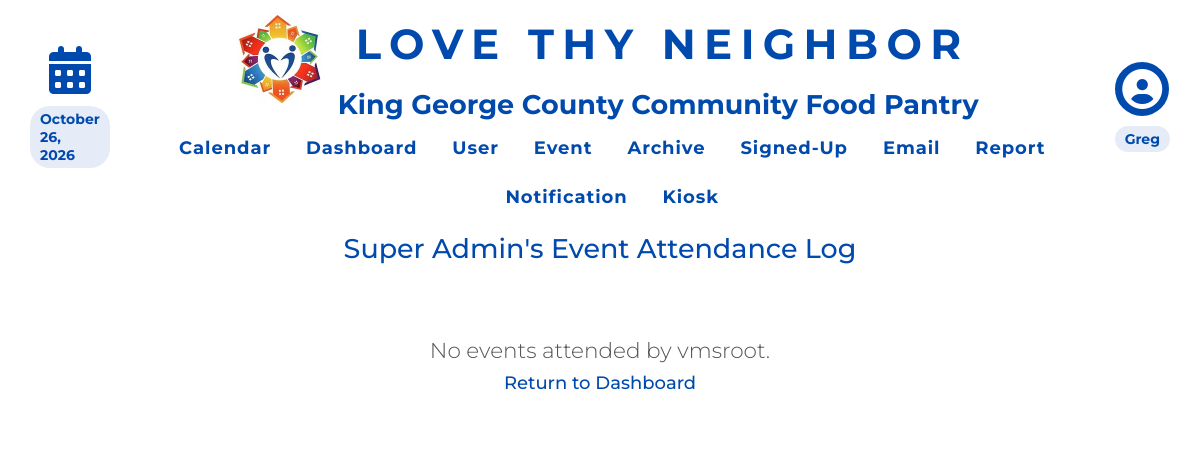
The app's page /eventList.php?username=vmsroot (signed in), older data.
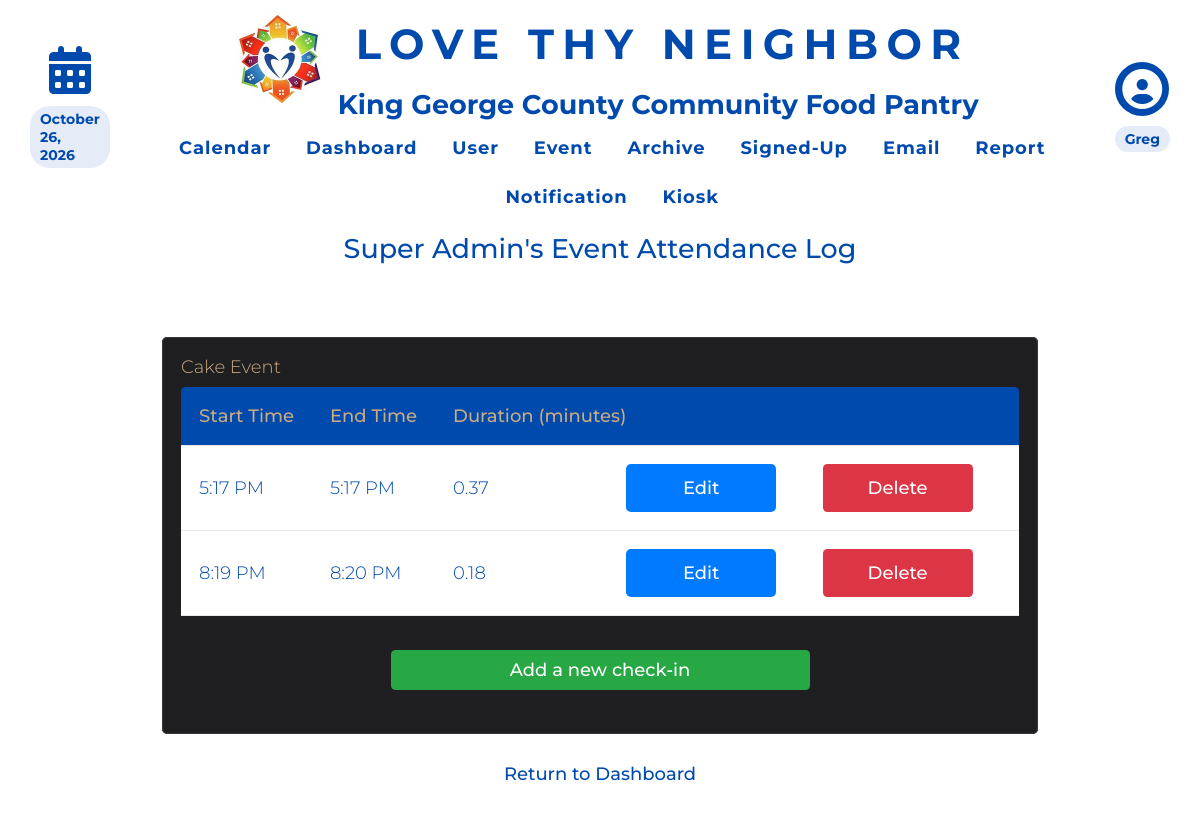
The same page, newer data.
### tables this page shows
CREATE TABLE `dbevents` (
  `id` int NOT NULL AUTO_INCREMENT,
  `name` text NOT NULL,
  `date` char(10) NOT NULL,
  `startTime` char(5) NOT NULL,
  `endTime` char(5) NOT NULL,
  `description` text NOT NULL,
  `capacity` int NOT NULL,
  `location` text,
  `archived` tinyint DEFAULT NULL,
  PRIMARY KEY (`id`)
);

CREATE TABLE `dbpersonhours` (
  `personID` varchar(256) NOT NULL,
  `eventID` int NOT NULL,
  `roleID` int NOT NULL,
  `start_time` timestamp NULL DEFAULT NULL,
  `end_time` timestamp NULL DEFAULT NULL,
  PRIMARY KEY (`personID`,`eventID`,`roleID`),
  KEY `FkpersonID2` (`personID`),
  KEY `FKeventID3` (`eventID`),
  KEY `FKroleID4` (`roleID`)
);

### database/dbPersons.php (called while the page is built, shortened)
<?php
include_once(dirname(__FILE__) . '/../domain/Person.php');
function retrieve_person($id) {
    $con = connect();
    $query = "SELECT * FROM dbpersons WHERE id = ?";
    $stmt = mysqli_prepare($con, $query);
    mysqli_stmt_bind_param($stmt, "s", $id);
    mysqli_stmt_execute($stmt);
    $result = mysqli_stmt_get_result($stmt);
    $result_row = mysqli_fetch_assoc($result);
    $thePerson = make_a_person($result_row);
    return $thePerson;
}
function make_a_person($result_row) {
    $thePerson = new Person(
        $result_row['id'] ?? null,
        $result_row['first_name'] ?? null,
        $result_row['last_name'] ?? null,
        $result_row['phone_number'] ?? null,
        $result_row['email'] ?? null,
        $result_row['email_prefs'] ?? null,
        $result_row['birthday'] ?? null,
        $result_row['t-shirt_size'] ?? null,
        $result_row['state'] ?? null,
        $result_row['city'] ?? null,
        $result_row['street_address'] ?? null,
        $result_row['zip_code'] ?? null,
        $result_row['emergency_contact_first_name'] ?? null,
        $result_row['emergency_contact_phone'] ?? null,
        $result_row['emergency_contact_relation'] ?? null,
        $result_row['archived'] ?? null,
        $result_row['password'] ?? null,
        $result_row['contact_num'] ?? null,
        $result_row['contact_method'] ?? null,
        $result_row['type'] ?? null,
        $result_row['status'] ?? null,
        $result_row['photo_release'] ?? null,
        $result_row['community_service'] ?? null,
        $result_row['notes'] ?? null
    );
    return $thePerson;
}
function get_attended_event_ids($personID) {
    $con = connect();
    $query = "SELECT DISTINCT eventID FROM dbpersonhours WHERE personID = ? ORDER BY eventID DESC";
    $stmt = mysqli_prepare($con, $query);
    mysqli_stmt_bind_param($stmt, "s", $personID);
    mysqli_stmt_execute($stmt);
    $result = mysqli_stmt_get_result($stmt);
    if ($result) {
        $rows = [];
        while ($row = mysqli_fetch_assoc($result)) {
            $rows[] = $row['eventID'];
        }
        return $rows;
    } else {
        mysqli_stmt_close($stmt);
        mysqli_close($con);
        return [];
    }
}
function get_check_in_outs($personID, $event) {
    $con = connect();
    $query = "SELECT start_time, end_time FROM dbpersonhours WHERE personID = ? and eventID = ? AND end_time IS NOT NULL";
    $stmt = mysqli_prepare($con, $query);
    mysqli_stmt_bind_param($stmt, "ss", $personID, $event);
    mysqli_stmt_execute($stmt);
    $result = mysqli_stmt_get_result($stmt);
    if ($result) {
        $rows = [];
        while ($row = mysqli_fetch_assoc($result)) {
            $rows[] = $row;
        }
        return $rows;
    } else {
        mysqli_stmt_close($stmt);
        mysqli_close($con);
        return [];
    }
}

### domain/Person.php (called while the page is built, shortened)
<?php
class Person {
	private $first_name;
	private $last_name;
	function __construct(
        $id, $first_name, $last_name, $phone1, $email, $email_prefs, $birthday,
		$t_shirt_size, $state, $city, $street_address, $zip_code,
		$emergency_contact_first_name, $emergency_contact_phone, $emergency_contact_relation,
		$archived, $password, $contact_num, $contact_method, $type,
		$status, $photo_release, $community_service, $notes
		) {
        $this->first_name = $first_name;
        $this->last_name = $last_name;
    }
	function get_first_name() {
		return $this->first_name;
	}
	function get_last_name() {
		return $this->last_name;
	}
}

### database/dbEvents.php (called while the page is built, shortened)
<?php
function retrieve_event2($id) {
    $con = connect();
    $query = "SELECT * FROM dbevents WHERE id = ?";
    $stmt = mysqli_prepare($con, $query);
    mysqli_stmt_bind_param($stmt, "i", $id);
    mysqli_stmt_execute($stmt);
    $result = mysqli_stmt_get_result($stmt);
    $result_row = mysqli_fetch_assoc($result);
    return $result_row;
}

### include/output.php (called while the page is built, shortened)
<?php
    function hsc($input) {
        return htmlspecialchars($input ?? '');
    }
    function time24hTo12h($time) {
        $tempTime = explode(':', $time);
        $hour = $tempTime[0];
        $minute = $tempTime[1];
        $hour = intval($hour);
        if ($hour < 12) {
            if ($hour == 0) {
                $hour = 12;
            }
            return hsc($hour . ':' . $minute . ' AM');
        } else if ($hour > 12) {
            $hour -= 12;
        }
        return hsc($hour . ':' . $minute . ' PM');
    }
    function floatPrecision($number, $places) {
        return number_format((float)$number, $places, '.', '');
    }

### eventList.php (the view, shortened to what the changed rows need)
<?php
$accessLevel = 0;
if (isset($_SESSION['_id'])) {
    $accessLevel = $_SESSION['access_level'];
}
if ($accessLevel >= 2) {
    if (isset($_GET['username'])) {
        $username = $_GET['username'];
    } else {
        header('Location: editHours.php');
        die();
    }
} elseif ($accessLevel == 1) {
    if (isset($_GET['username'])) {
        header('Location: eventList.php');
        die();
    }
    $username = $_SESSION['_id'];
}
require_once('database/dbEvents.php');
require_once('database/dbPersons.php');
require_once('include/output.php');
require_once('domain/Person.php');
$event_ids = get_attended_event_ids($username);
?>
    <!DOCTYPE html>
<html lang="en">
<head>
    <?php require_once('universal.inc'); ?>
    <link rel="stylesheet" href="css/editprofile.css" type="text/css" />
</head>
<body>
    <?php require_once('header.php'); ?>
        <?php if ($accessLevel > 1) : ?>
            <?php
                $person = retrieve_person($username);
                $name = $person->get_first_name() . ' ' . $person->get_last_name() . "'s";
            ?>
            <h1><?php echo $name ?> Event Attendance Log</h1>
        <?php else : ?>
            <h1>Your Event Attendance Log</h1>
        <?php endif ?>
        <main class="general">
            <?php if (!empty($event_ids)): ?>
                <?php foreach ($event_ids as $event_id): ?>
                    <?php $event = retrieve_event2($event_id); ?>
                    <fieldset class="section-box">
                        <h2><?php echo htmlspecialchars($event['name']) ?></h2>
                        <?php $shifts = get_check_in_outs($username, $event['id']); ?>
                        <table class="general">
                            <tr>
                                <th>Start Time</th>
                                <th>End Time</th>
                                <th style="padding-right: 0;">Duration (minutes)</th>
                                <th style="width: 200px;"></th>
                                <th style="width: 200px;"></th>
                            </tr>
                            <?php foreach ($shifts as $shift): ?>
                                <tr>
                                    <?php
                                        $start_date_time = explode(' ', $shift['start_time']);
                                        $end_date_time = explode(' ', $shift['end_time']);
                                    ?>
                                    <td><?php echo time24hto12h($start_date_time[1])?></td>
                                    <td><?php echo time24hto12h($end_date_time[1])?></td>
                                    <?php
                                        $start_time = strtotime($shift['start_time']);
                                        $end_time = strtotime($shift['end_time']);
                                        $duration = ($end_time - $start_time)/60;
                                    ?>
                                    <td style="padding-right: 0;"><?php echo floatPrecision($duration, 2) ?></td>
                                    <form method="GET" action="editTimes.php">
                                        <td style="padding-left: 0; padding-right: 0;"><button type="submit" class="button edit-button" style="height:48px; width:150px;">Edit</button></td>
                                    </form>
                                    <td style="padding-left: 0; padding-right: 0;"><button class="button danger" style="height:48px; width:150px;" onclick="confirmAction('<?php echo $event['id']?>', '<?php echo $shift['start_time']?>', '<?php echo $shift['end_time']?>')">Delete</button></td>
                                </tr>
                            <?php endforeach ?>
                        </table>
                        <form method="GET" action="setTimes.php">
                            <center><button class="button success" style="width: 50%; margin: 25px;">Add a new check-in</button></center>
                        </form>
                    </fieldset>
                <?php endforeach; ?>
            <?php else: ?>
                <p class="no-events-message">No events attended by <?php echo htmlspecialchars($username); ?>.</p>
            <?php endif; ?>
            <a class="button cancel" href="index.php" style="margin-top: -.5rem">Return to Dashboard</a>
        </main>
</body>
</html>

Row changes from the older to the newer data that the page shows:
now on this page (row edited): dbevents: name "Cake Event"
added dbpersonhours: start_time "5:17 PM", end_time "5:17 PM", floatPrecision($duration, 2) "0.37"
added dbpersonhours: start_time "8:19 PM", end_time "8:20 PM", floatPrecision($duration, 2) "0.18"
Text that changed along with them:
$username: "vmsroot" → (not shown)
text no longer shown: "No events attended by ."
